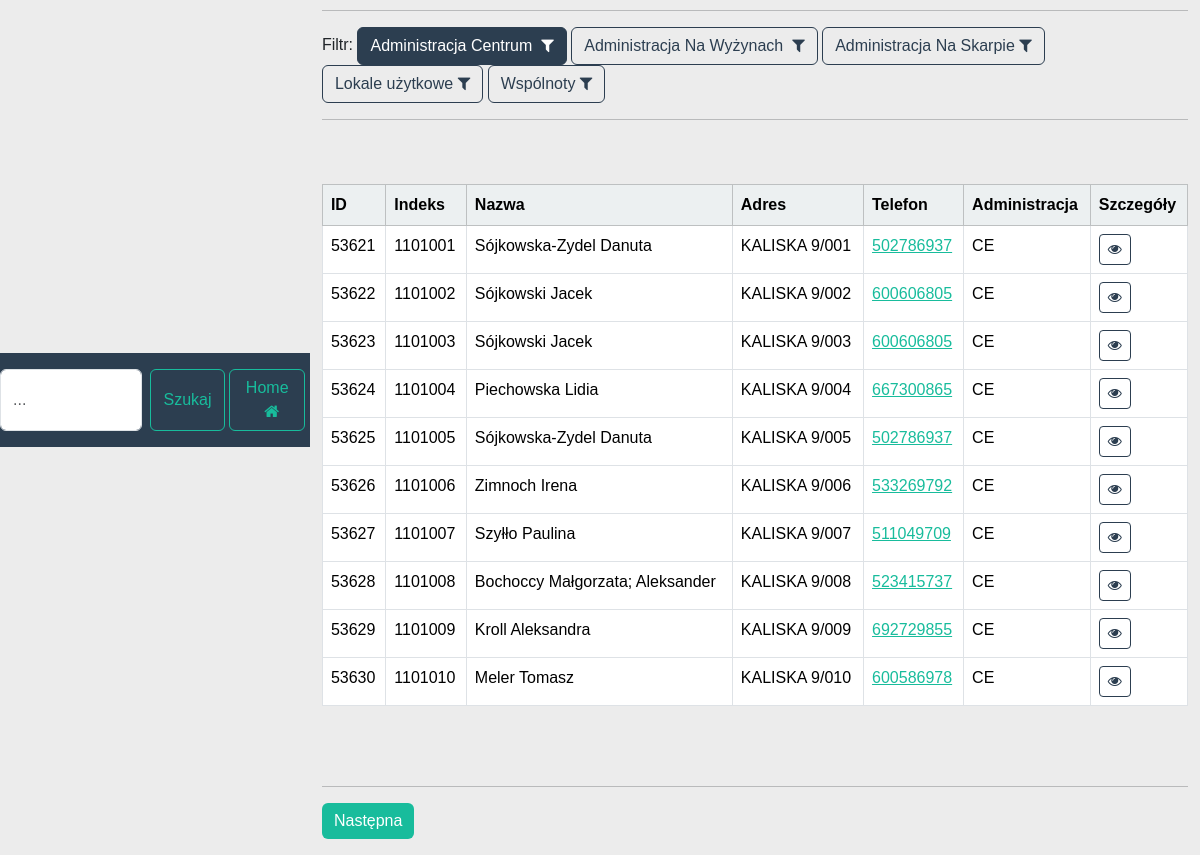
/telefony/dashboard_ce (signed in), run on the app's committed database.
### telefony/models.py (models this page shows, shortened)
class Mieszkaniec(models.Model):
    data_utworzenia = models.CharField(max_length=15, blank=True)
    indeks = models.CharField(max_length=7, blank=True)
    nazwa = models.CharField(max_length=255, blank=True)
    adres = models.CharField(max_length=255, blank=True)
    klatka = models.CharField(max_length=2, blank=True)
    telefon = models.CharField(max_length=9, blank=True)
    symbol_budynku = models.CharField(max_length=4, blank=True)
    tak = "tak"
    nie = "nie"
    zgoda_wybor = [
        (tak, "tak"),
        (nie, "nie")
    ]
    zgoda = models.CharField(
        max_length=3,
        choices=zgoda_wybor,
        default=tak,
    )
    ce = "CE"
    nw = "NW"
    ns = "NS"
    administracja_wybor = [
        (ns, "NS"),
        (nw, "NW"),
        (ce, "CE")
    ]
    administracja = models.CharField(
        max_length=2,
        choices=administracja_wybor,
        default=ce,
    )
    content = models.TextField(max_length=160, blank=True, null=True)
    phone = models.TextField(max_length=9, blank=True, null=True)

### telefony/views.py (the view)
# urls.py: path("dashboard_ce", views.dashboard_ce,
@login_required(login_url="login")
def dashboard_ce(request):
	my_records = Mieszkaniec.objects.all().filter(administracja="CE")
	p = Paginator(Mieszkaniec.objects.all().filter(administracja="CE"), 10)
	page = request.GET.get("page")
	my_record = p.get_page(page)
	return render(request, "dashboard-ce.html",
				  {"records": my_records, "my_record": my_record})

### telefony/templates/dashboard-ce.html (shortened to what this page needs)
{% extends 'base-telefony-ce.html' %}
{% block content %}
    <hr>
    Filtr:
    <a class="btn btn-primary" href="{% url 'dashboard_ce' %}">Administracja Centrum &nbsp;<i
            class="fa fa-filter"
            aria-hidden="true"></i> </a>
    <a class="btn btn-outline-primary" href="{% url 'dashboard_nw' %}">Administracja Na Wyżynach &nbsp;<i
            class="fa fa-filter"
            aria-hidden="true"></i> </a>
    <a class="btn btn-outline-primary" href="{% url 'dashboard_ns' %}">Administracja Na Skarpie&nbsp;<i
            class="fa fa-filter"
            aria-hidden="true"></i> </a>
    <a class="btn btn-outline-primary" href="{% url 'dashboard_lu' %}">Lokale użytkowe&nbsp;<i
            class="fa fa-filter"
            aria-hidden="true"></i> </a>
    <a class="btn btn-outline-primary" href="{% url 'dashboard_w' %}">Wspólnoty&nbsp;<i
            class="fa fa-filter"
            aria-hidden="true"></i> </a>
    <hr>
    <br><br>
    <table class="table  table-bordered" id="sample_data">
        <thead class="table-light">
        <tr>
            <th scope="col"> ID</th>
            <th scope="col"> Indeks</th>
            <th scope="col"> Nazwa</th>
            <th scope="col"> Adres</th>
            <th scope="col"> Telefon</th>
            <th scope="col"> Administracja</th>
            <th scope="col"> Szczegóły</th>
        </tr>
        </thead>
        <tbody>
        {% for record in my_record %}
            <tr>
                <td> {{ record.id }} </td>
                <td> {{ record.indeks }} </td>
                <td> {{ record.nazwa }}</td>
                <td> {{ record.adres }} </td>
                <td> <a href="{{ record.telefon }}">{{ record.telefon }}</a> </td>
                <td> {{ record.administracja }} </td>
                <td><a class="btn btn-outline-primary btn-sm" href="{% url 'view_telefony' record.id %}">
                    <i class="fa fa-eye" aria-hidden="true"></i> </a></td>
            </tr>
        {% endfor %}
        </tbody>
    </table>
    <br><br>
    <hr>
    <nav aria-label="Page navigation example">
        <ul class="pagination">
            {% if my_record.has_next %}
                <li class="page-item"><a class="page-link" href="?page={{ my_record.next_page_number }}">Następna</a>
                </li>
            {% endif %}
        </ul>
    </nav>
{% endblock %}

### static/css/styles.css (style rules this page uses)
* { padding: 0; margin: 0; font-family: 'Poppins', sans-serif; }
body { display: flex; align-items: center; justify-content: center; height: 100vh; width: 100vw; background: #ececec; overflow: hidden; }

### data on the page
Mieszkaniec: id "53621", indeks "1101001", nazwa "Sójkowska-Zydel Danuta", adres "KALISKA 9/001", telefon "502786937", administracja "CE"
Mieszkaniec: id "53622", indeks "1101002", nazwa "Sójkowski Jacek", adres "KALISKA 9/002", telefon "600606805", administracja "CE"
Mieszkaniec: id "53623", indeks "1101003", nazwa "Sójkowski Jacek", adres "KALISKA 9/003", telefon "600606805", administracja "CE"
Mieszkaniec: id "53624", indeks "1101004", nazwa "Piechowska Lidia", adres "KALISKA 9/004", telefon "667300865", administracja "CE"
Mieszkaniec: id "53625", indeks "1101005", nazwa "Sójkowska-Zydel Danuta", adres "KALISKA 9/005", telefon "502786937", administracja "CE"
Mieszkaniec: id "53626", indeks "1101006", nazwa "Zimnoch Irena", adres "KALISKA 9/006", telefon "533269792", administracja "CE"
Mieszkaniec: id "53627", indeks "1101007", nazwa "Szyłło Paulina", adres "KALISKA 9/007", telefon "511049709", administracja "CE"
Mieszkaniec: id "53628", indeks "1101008", nazwa "Bochoccy Małgorzata; Aleksander", adres "KALISKA 9/008", telefon "523415737", administracja "CE"
Mieszkaniec: id "53629", indeks "1101009", nazwa "Kroll Aleksandra", adres "KALISKA 9/009", telefon "692729855", administracja "CE"
Mieszkaniec: id "53630", indeks "1101010", nazwa "Meler Tomasz", adres "KALISKA 9/010", telefon "600586978", administracja "CE"
